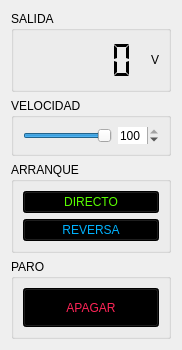
<?xml version="1.0" encoding="UTF-8"?>
<ui version="4.0">
 <class>Widget</class>
 <widget class="QWidget" name="Widget">
  <property name="geometry">
   <rect>
    <x>0</x>
    <y>0</y>
    <width>182</width>
    <height>350</height>
   </rect>
  </property>
  <property name="windowTitle">
   <string>Motor</string>
  </property>
  <layout class="QVBoxLayout" name="verticalLayout_2">
   <item>
    <widget class="QGroupBox" name="groupBox_4">
     <property name="title">
      <string>SALIDA</string>
     </property>
     <layout class="QHBoxLayout" name="horizontalLayout">
      <item>
       <widget class="QLCDNumber" name="lcdNumber">
        <property name="sizePolicy">
         <sizepolicy hsizetype="Expanding" vsizetype="Expanding">
          <horstretch>0</horstretch>
          <verstretch>0</verstretch>
         </sizepolicy>
        </property>
        <property name="frameShape">
         <enum>QFrame::Shape::NoFrame</enum>
        </property>
        <property name="frameShadow">
         <enum>QFrame::Shadow::Plain</enum>
        </property>
        <property name="segmentStyle">
         <enum>QLCDNumber::SegmentStyle::Flat</enum>
        </property>
       </widget>
      </item>
      <item>
       <widget class="QLabel" name="label">
        <property name="text">
         <string>V</string>
        </property>
       </widget>
      </item>
     </layout>
    </widget>
   </item>
   <item>
    <widget class="QGroupBox" name="groupBox_2">
     <property name="title">
      <string>VELOCIDAD</string>
     </property>
     <layout class="QHBoxLayout" name="horizontalLayout_2">
      <item>
       <widget class="QSlider" name="pwmSlider">
        <property name="maximum">
         <number>100</number>
        </property>
        <property name="value">
         <number>100</number>
        </property>
        <property name="orientation">
         <enum>Qt::Orientation::Horizontal</enum>
        </property>
       </widget>
      </item>
      <item>
       <widget class="QSpinBox" name="pwmSpin">
        <property name="frame">
         <bool>false</bool>
        </property>
        <property name="maximum">
         <number>100</number>
        </property>
        <property name="value">
         <number>100</number>
        </property>
       </widget>
      </item>
     </layout>
    </widget>
   </item>
   <item>
    <widget class="QGroupBox" name="groupBox">
     <property name="sizePolicy">
      <sizepolicy hsizetype="Preferred" vsizetype="Expanding">
       <horstretch>0</horstretch>
       <verstretch>0</verstretch>
      </sizepolicy>
     </property>
     <property name="title">
      <string>ARRANQUE</string>
     </property>
     <layout class="QVBoxLayout" name="verticalLayout">
      <item>
       <widget class="QPushButton" name="drive">
        <property name="sizePolicy">
         <sizepolicy hsizetype="Minimum" vsizetype="Expanding">
          <horstretch>0</horstretch>
          <verstretch>0</verstretch>
         </sizepolicy>
        </property>
        <property name="cursor">
         <cursorShape>PointingHandCursor</cursorShape>
        </property>
        <property name="styleSheet">
         <string notr="true">color: #59ff00;
background-color: black;</string>
        </property>
        <property name="text">
         <string>DIRECTO</string>
        </property>
        <property name="autoDefault">
         <bool>false</bool>
        </property>
        <property name="default">
         <bool>false</bool>
        </property>
        <property name="flat">
         <bool>false</bool>
        </property>
       </widget>
      </item>
      <item>
       <widget class="QPushButton" name="reverse">
        <property name="sizePolicy">
         <sizepolicy hsizetype="Minimum" vsizetype="Expanding">
          <horstretch>0</horstretch>
          <verstretch>0</verstretch>
         </sizepolicy>
        </property>
        <property name="cursor">
         <cursorShape>PointingHandCursor</cursorShape>
        </property>
        <property name="styleSheet">
         <string notr="true">color: #00b3ff;
background-color: black;</string>
        </property>
        <property name="text">
         <string>REVERSA</string>
        </property>
        <property name="autoDefault">
         <bool>false</bool>
        </property>
        <property name="default">
         <bool>false</bool>
        </property>
        <property name="flat">
         <bool>false</bool>
        </property>
       </widget>
      </item>
     </layout>
    </widget>
   </item>
   <item>
    <widget class="QGroupBox" name="groupBox_3">
     <property name="sizePolicy">
      <sizepolicy hsizetype="Preferred" vsizetype="Preferred">
       <horstretch>0</horstretch>
       <verstretch>0</verstretch>
      </sizepolicy>
     </property>
     <property name="title">
      <string>PARO</string>
     </property>
     <layout class="QVBoxLayout" name="verticalLayout_3">
      <item>
       <widget class="QPushButton" name="stop">
        <property name="sizePolicy">
         <sizepolicy hsizetype="Minimum" vsizetype="Expanding">
          <horstretch>0</horstretch>
          <verstretch>0</verstretch>
         </sizepolicy>
        </property>
        <property name="cursor">
         <cursorShape>PointingHandCursor</cursorShape>
        </property>
        <property name="styleSheet">
         <string notr="true">color: #ff2457;
background-color: black;</string>
        </property>
        <property name="text">
         <string>APAGAR</string>
        </property>
        <property name="autoDefault">
         <bool>false</bool>
        </property>
        <property name="default">
         <bool>false</bool>
        </property>
        <property name="flat">
         <bool>false</bool>
        </property>
       </widget>
      </item>
     </layout>
    </widget>
   </item>
  </layout>
 </widget>
 <resources/>
 <connections/>
</ui>
